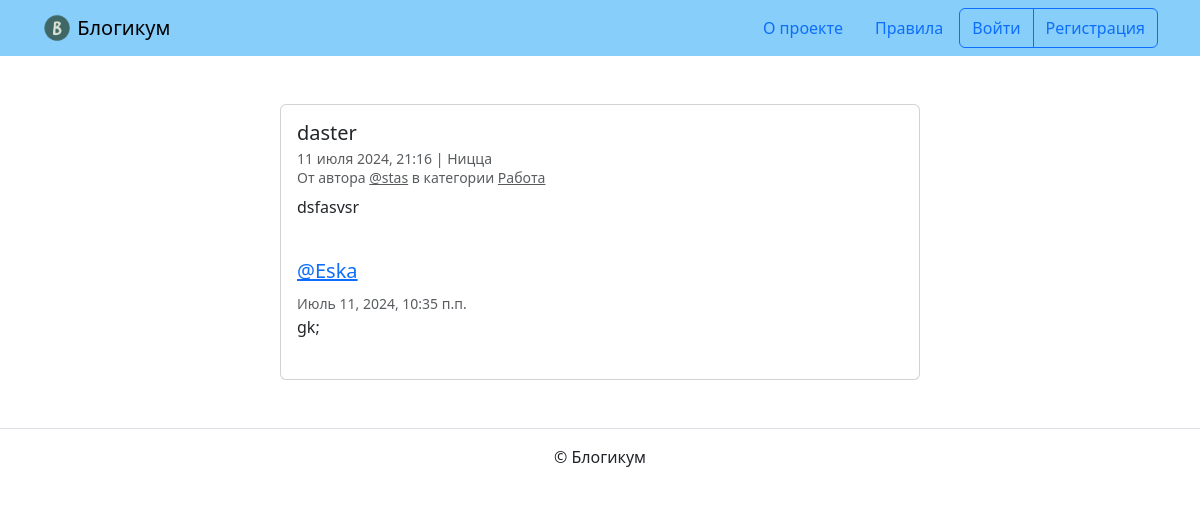
/posts/44/, run on the app's committed database.
### blog/models.py (models this page shows, shortened)
class BaseModel(models.Model):
    is_published = models.BooleanField(
        default=True,
        verbose_name=_('Опубликовано'),
        help_text=_('Снимите галочку, чтобы скрыть публикацию.')
    )
    created_at = models.DateTimeField(
        auto_now_add=True,
        verbose_name=_('Добавлено')
    )
    class Meta:
        abstract = True

class Post(BaseModel):
    title = models.CharField(
        max_length=MAX_LENGTH,
        verbose_name=_('Название')
    )
    text = models.TextField(
        verbose_name=_('Текст')
    )
    pub_date = models.DateTimeField(
        default=timezone.now,
        verbose_name=_('Дата и время публикации'),
        help_text=_('Если установить дату и время в будущем'
                    ' — можно делать отложенные публикации.')
    )
    author = models.ForeignKey(
        User,
        on_delete=models.CASCADE,
        verbose_name=_('Автор публикации'),
        related_name='posts'
    )
    location = models.ForeignKey(
        Location,
        on_delete=models.SET_NULL,
        null=True,
        blank=True,
        verbose_name=_('Местоположение'),
        related_name='posts'
    )
    category = models.ForeignKey(
        Category,
        on_delete=models.SET_NULL,
        null=True,
        verbose_name=_('Категория'),
        related_name='posts'
    )
    image = models.ImageField(
        upload_to='posts/',
        blank=True,
        null=True,
        verbose_name=_('Картинка')
    )
    class Meta:
        verbose_name = _('публикация')
        verbose_name_plural = _('Публикации')
        ordering = ['-pub_date']

class Location(BaseModel):
    name = models.CharField(
        max_length=MAX_LENGTH,
        verbose_name=_('Название места')
    )
    class Meta:
        verbose_name = _('местоположение')
        verbose_name_plural = _('Местоположения')

class Category(BaseModel):
    title = models.CharField(
        max_length=MAX_LENGTH,
        verbose_name=('Заголовок')
    )
    description = models.TextField(
        verbose_name=('Описание')
    )
    slug = models.SlugField(
        unique=True,
        verbose_name=('Идентификатор'),
        help_text=('Идентификатор страницы для URL; '
                   'разрешены символы латиницы, цифры, дефис и подчёркивание.')
    )
    class Meta:
        verbose_name = _('категория')
        verbose_name_plural = _('Категории')

class Comment(models.Model):
    post = models.ForeignKey(Post,
                             on_delete=models.CASCADE, related_name='comments')
    author = models.ForeignKey(User, on_delete=models.CASCADE)
    text = models.TextField(verbose_name='Текст комментария')
    created_at = models.DateTimeField(auto_now_add=True)
    class Meta:
        ordering = ['created_at']

### blog/views.py (the view)
# urls.py: path('posts/<int:pk>/', views.post_detail, name='post_detail'),
def post_detail(request, pk):
    template = 'blog/detail.html'
    post = get_object_or_404(Post, pk=pk)
    if not post.is_published and post.author != request.user:
        raise get_object_or_404(Post, pk=404)
    if request.method == 'POST':
        form = CommentForm(request.POST)
        if form.is_valid():
            comment = form.save(commit=False)
            comment.author = request.user
            comment.post = post
            comment.save()
            return redirect('blog:post_detail', pk=post.pk)
    else:
        form = CommentForm()
    comments = Comment.objects.filter(post=post)
    context = {
        'post': post,
        'comments': comments,
        'form': form
    }
    return render(request, template, context)

### templates/blog/detail.html (shortened to what this page needs)
{% extends "base.html" %}
{% block content %}
  <div class="col d-flex justify-content-center">
    <div class="card" style="width: 40rem;">
      <div class="card-body">
        <h5 class="card-title">{{ post.title }}</h5>
        <h6 class="card-subtitle mb-2 text-muted">
          <small>
            {{ post.pub_date|date:"d E Y, H:i" }} | {% if post.location and post.location.is_published %}{{ post.location.name }}{% else %}Планета Земля{% endif %}<br>
            От автора <a class="text-muted" href="{% url 'blog:profile' post.author.username %}">@{{ post.author.username }}</a> в
            категории {% include "includes/category_link.html" %}
          </small>
        </h6>
        <p class="card-text">{{ post.text|linebreaksbr }}</p>
        {% include "includes/comments.html" %}
      </div>
    </div>
  </div>
{% endblock %}

### templates/includes/category_link.html
<a class="text-muted" href="{% url 'blog:category_posts' post.category.slug %}">
  {{ post.category.title }}
</a>

### templates/includes/comments.html (shortened to what this page needs)
{% if user.is_authenticated %}
  {% load django_bootstrap5 %}
{% endif %}
<br>
{% for comment in comments %}
  <div class="media mb-4">
    <div class="media-body">
      <h5 class="mt-0">
        <a href="{% url 'blog:profile' comment.author.username %}" name="comment_{{ comment.id }}">
          @{{ comment.author.username }}
        </a>
      </h5>
      <small class="text-muted">{{ comment.created_at }}</small>
      <br>
      {{ comment.text|linebreaksbr }}
    </div>
  </div>
{% endfor %}

### data on the page
Post: title "daster", pub_date "11 июля 2024, 21:16", location.name "Ницца", author.username "stas", category "Работа", text "dsfasvsr"
Comment: author.username "Eska", created_at "Июль 11, 2024, 10:35 п.п.", text "gk;"
